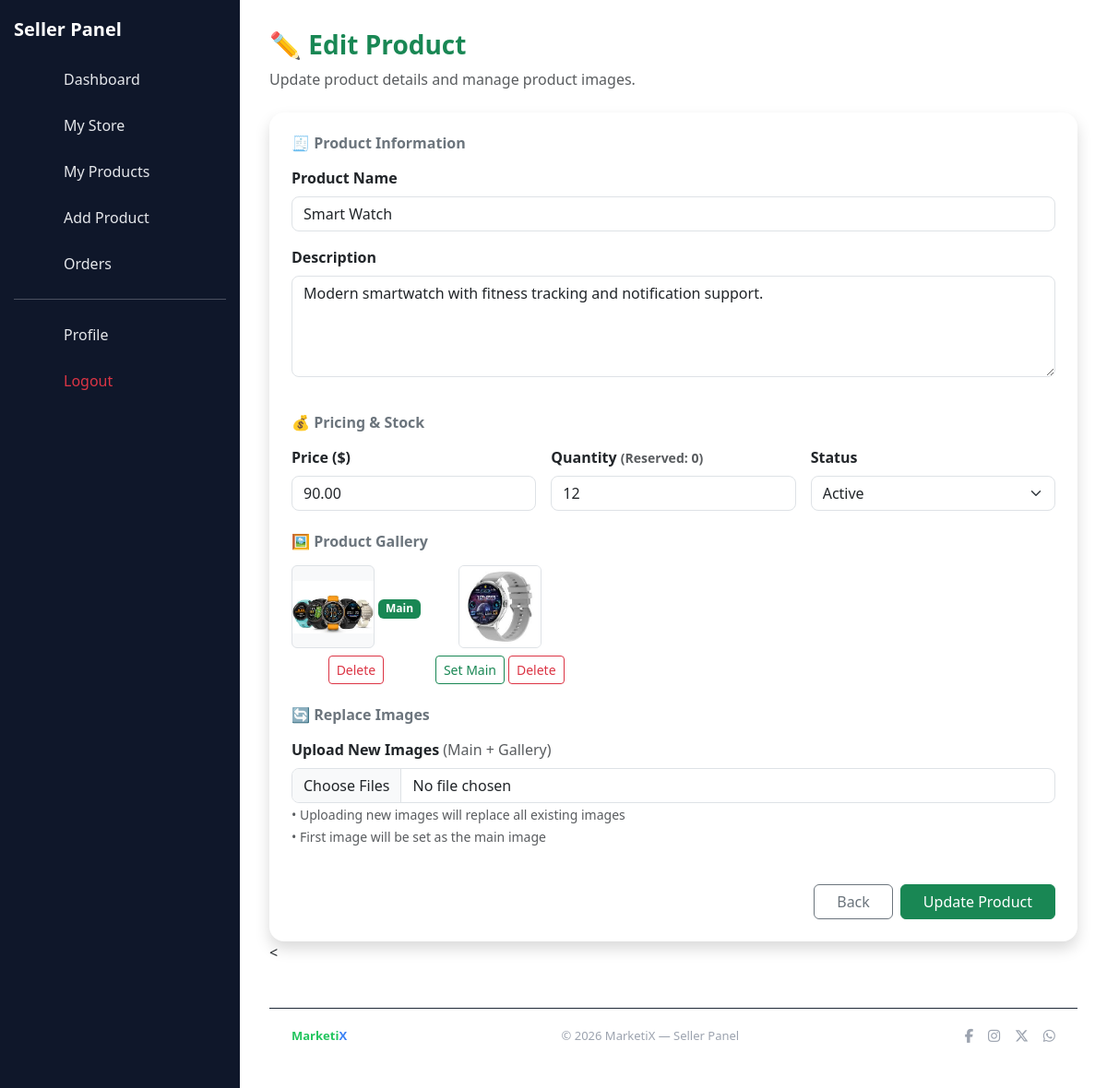
The page /views/seller/edit_product.php?id=42 (signed in) on the database its author committed.
### tables this page shows
CREATE TABLE `products` (
  `product_id` int(11) NOT NULL,
  `store_id` int(11) NOT NULL,
  `product_name` varchar(150) NOT NULL,
  `product_description` text DEFAULT NULL,
  `product_image` varchar(255) DEFAULT NULL,
  `product_price` decimal(10,2) NOT NULL CHECK (`product_price` > 0),
  `product_status` enum('active','hidden','out_of_stock') NOT NULL DEFAULT 'active',
  `created_at` timestamp NOT NULL DEFAULT current_timestamp(),
  `product_quantity` int(11) NOT NULL DEFAULT 0,
  `product_reserved` int(11) NOT NULL DEFAULT 0
);

CREATE TABLE `product_images` (
  `image_id` int(11) NOT NULL,
  `product_id` int(11) NOT NULL,
  `image_path` varchar(255) NOT NULL,
  `is_main` tinyint(1) NOT NULL DEFAULT 0,
  `created_at` timestamp NOT NULL DEFAULT current_timestamp()
);

### views/seller/edit_product.php (called while the page is built, shortened)
<?php
require_once $_SERVER['DOCUMENT_ROOT'] . '/MarketiX/app/bootstrap.php';
$controller = new SellerProductFormController($pdo);
$sellerId  = $controller->getSellerId($_SESSION['user_id']);
$productId = (int) ($_GET['id'] ?? 0);
$product = $controller->getProduct($productId, $sellerId);
$productImages = $controller->getProductImages($productId);
require __DIR__ . '/pages/edit_product_content.php';
include __DIR__ . '/layouts/dashboard_layout.php';

### app/bootstrap.php (called while the page is built, shortened)
<?php
spl_autoload_register(function ($class) {
    $paths = [
        ROOT_PATH . '/app/controllers/',
        ROOT_PATH . '/app/models/',
        ROOT_PATH . '/app/middleware/',
    ];
    foreach ($paths as $path) {
        $file = $path . $class . '.php';
        if (file_exists($file)) {
            return;
        }
    }
}
);

### app/controllers/SellerProductFormController.php (called while the page is built, shortened)
<?php
class SellerProductFormController
{
    private PDO $pdo;
    public function __construct(PDO $pdo)
    {
        $this->pdo = $pdo;
    }
    public function getSellerId(int $userId): int
    {
        $stmt = $this->pdo->prepare("
            SELECT seller_id
            FROM sellers
            WHERE user_id = ?
            LIMIT 1
        ");
        $stmt->execute([$userId]);
        $sellerId = (int)$stmt->fetchColumn();
        return $sellerId;
    }
    public function getProduct(int $productId, int $sellerId): ?array
    {
        $stmt = $this->pdo->prepare("
            SELECT p.*
            FROM products p
            INNER JOIN stores s ON p.store_id = s.store_id
            WHERE p.product_id = ?
              AND s.seller_id = ?
            LIMIT 1
        ");
        $stmt->execute([$productId, $sellerId]);
        return $stmt->fetch(PDO::FETCH_ASSOC) ?: null;
    }
public function getProductImages(int $productId): array
{
    $stmt = $this->pdo->prepare("
        SELECT image_id, image_path, is_main
        FROM product_images
        WHERE product_id = ?
        ORDER BY is_main DESC, image_id ASC
    ");
    $stmt->execute([$productId]);
    return $stmt->fetchAll(PDO::FETCH_ASSOC);
}
}

### views/seller/pages/edit_product_content.php (the view, shortened to what this page needs)
<div class="mb-4">
  <h3 class="fw-bold text-success">✏ Edit Product</h3>
  <p class="text-muted mb-0">
    Update product details and manage product images.
  </p>
</div>
<form method="POST"
      enctype="multipart/form-data"
      class="card border-0 shadow rounded-4 p-4">
  <h6 class="fw-bold text-secondary mb-3">🧾 Product Information</h6>
  <div class="mb-3">
    <label class="form-label fw-semibold">Product Name</label>
    <input name="product_name"
           class="form-control rounded-3"
           value="<?= htmlspecialchars($product['product_name']) ?>"
           required>
  </div>
  <div class="mb-3">
    <label class="form-label fw-semibold">Description</label>
    <textarea name="product_description"
              class="form-control rounded-3"
              rows="4"
              required><?= htmlspecialchars($product['product_description']) ?></textarea>
  </div>
  <h6 class="fw-bold text-secondary mt-4 mb-3">💰 Pricing & Stock</h6>
  <div class="row g-3">
    <div class="col-md-4">
      <label class="form-label fw-semibold">Price ($)</label>
      <input name="product_price"
             type="number"
             step="0.01"
             class="form-control rounded-3"
             value="<?= $product['product_price'] ?>"
             required>
    </div>
    <div class="col-md-4">
      <label class="form-label fw-semibold">
        Quantity
        <small class="text-muted">(Reserved: <?= (int)$product['product_reserved'] ?>)</small>
      </label>
      <input name="product_quantity"
             type="number"
             class="form-control rounded-3"
             value="<?= (int)$product['product_quantity'] ?>"
             required>
    </div>
    <div class="col-md-4">
      <label class="form-label fw-semibold">Status</label>
      <select name="product_status" class="form-select rounded-3">
        <option value="active" <?= $product['product_status'] === 'active' ? 'selected' : '' ?>>Active</option>
      </select>
    </div>
  </div>
  <h6 class="fw-bold text-secondary mt-4 mb-3">🖼 Product Gallery</h6>
  <?php if (!empty($productImages)): ?>
    <div class="row g-3">
      <?php foreach ($productImages as $img): ?>
        <div class="col-auto text-center">
          <img
            src="<?= BASE_URL ?>/<?= htmlspecialchars($img['image_path']) ?>"
            style="width:90px;height:90px;object-fit:contain"
            class="rounded border bg-light mb-1">
          <?php if ($img['is_main']): ?>
            <div class="badge bg-success mb-1">Main</div>
          <?php endif; ?>
          <div class="d-flex justify-content-center gap-1 mt-1">
            <?php if (!$img['is_main']): ?>
              <button type="submit"
                      name="set_main"
                      value="<?= $img['image_id'] ?>"
                      class="btn btn-sm btn-outline-success">
                Set Main
              </button>
            <?php endif; ?>
            <button type="submit"
                    name="delete_image"
                    value="<?= $img['image_id'] ?>"
                    class="btn btn-sm btn-outline-danger"
                    onclick="return confirm('Delete this image?')">
              Delete
            </button>
          </div>
        </div>
      <?php endforeach; ?>
    </div>
  <?php else: ?>
    <p class="text-muted small">No images uploaded.</p>
  <?php endif; ?>
  <h6 class="fw-bold text-secondary mt-4 mb-3">🔄 Replace Images</h6>
  <div class="mb-3">
    <label class="form-label fw-semibold">
      Upload New Images
      <span class="text-muted fw-normal">(Main + Gallery)</span>
    </label>
    <input type="file"
           name="product_images[]"
           class="form-control rounded-3"
           multiple
           accept="image/*">
    <small class="text-muted">
      • Uploading new images will replace all existing images<br>
      • First image will be set as the main image
    </small>
  </div>
  <div class="d-flex justify-content-end gap-2 mt-4">
    <a href="<?= BASE_URL ?>/views/seller/products.php"
       class="btn btn-outline-secondary px-4">
      Back
    </a>
    <button type="submit"
            name="update_product"
            class="btn btn-success px-4">
      Update Product
    </button>
  </div>
</form>

### views/seller/layouts/dashboard_layout.php (style rules this page uses)
:root { --mx-green: #22c55e; --mx-blue: #3b82f6; --mx-dark: #0f172a; --mx-dark-2: #111827; --mx-border: #1f2937; --mx-text: #e5e7eb; --mx-muted: #9ca3af; }

### rows shown on the page
products: product_name "Smart Watch", product_description "Modern smartwatch with fitness tracking and notification support.", product_price "90.00", product_reserved "0", product_quantity "12", product_status "Active"
product_images: image_path (picture), is_main "Main", $img['image_id'] 56 (drawn)
product_images: image_path (picture), $img['image_id'] 57 (drawn)
